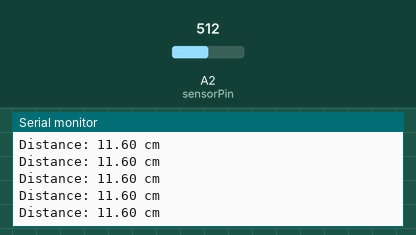
A sketch run on a simulated Arduino Uno, built with avr-gcc and run on an emulated ATmega328P. Shown: the last lines printed to the serial monitor. The inputs (shaded band) are chosen by the test bench; at power-on: A2 (sensorPin) = 512.

Above: at 1.2 s.
1.3 s: A2 (sensorPin) set to 716
At 1.31 s:
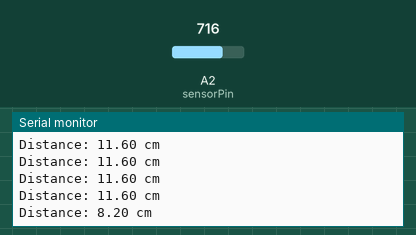
2.8 s: A2 (sensorPin) set to 900
At 2.82 s:
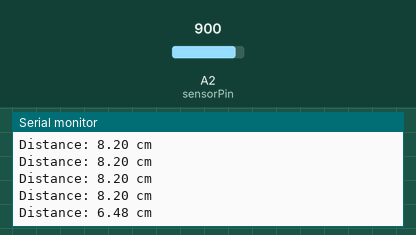
Timing chart, 0 to 5.8 s (numbered marks = the images above; inputs shaded):
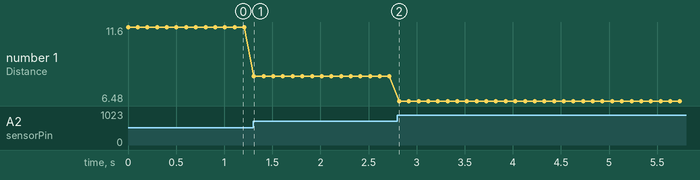

The sketch:

2sensor.ino
```cpp
// Define pin for the GP2Y0A21 sensor
const int sensorPin = A2; // Analog input pin connected to the sensor's output

void setup() {
  // Initialize serial communication
  Serial.begin(9600);
}

void loop() {
  // Read the analog value from the sensor (0 to 1023)
  int sensorValue = analogRead(sensorPin);

  // Convert the analog value to voltage (0V to 5V)
  float voltage = sensorValue * (5.0 / 1023.0);

  // Convert the voltage to distance in cm (approximation)
  // The relationship between distance and voltage is non-linear.
  // For GP2Y0A21, it is approximately: distance (cm) = 27.86 / (voltage - 0.1)
  // The factor 27.86 and offset 0.1 can vary depending on calibration.
  float distance = 27.86 / (voltage - 0.1);

  // Print the distance to the serial monitor
  Serial.print("Distance: ");
  Serial.print(distance);
  Serial.println(" cm");

  // Wait for a short period before taking the next reading
  delay(100);
}
```

Measured:
- after the input at 1.3 s, the serial monitor: prints a new line at once (image 1)
- after the input at 2.8 s, the serial monitor: prints a new line at once (image 2)
- plotted number 1: 11.6 → 8.2 after the input at 1.3 s, 8.2 → 6.48 after the input at 2.8 s
